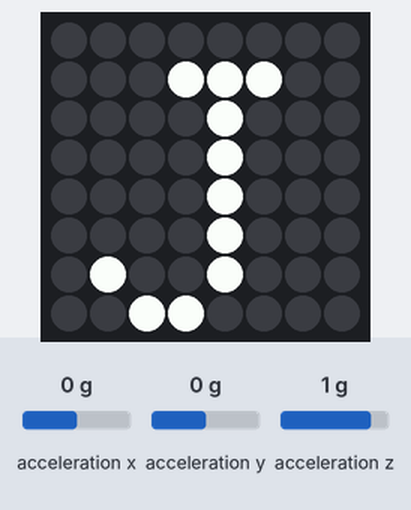
The program below on a simulated Raspberry Pi (BCM pin numbers) with a Sense HAT. Shown: the Sense HAT's 8×8 RGB LED matrix. Inputs (shaded band) come from the test bench; at power-on: acceleration x 0 g, acceleration y 0 g, acceleration z 1 g.

Above: at 1.2 s.
1.3 s: acceleration x set to -1.4 g
At 1.7 s:
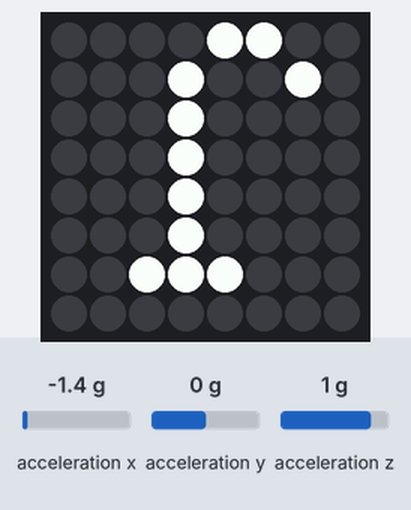
2.8 s: acceleration x set to 0 g
At 4.0 s:
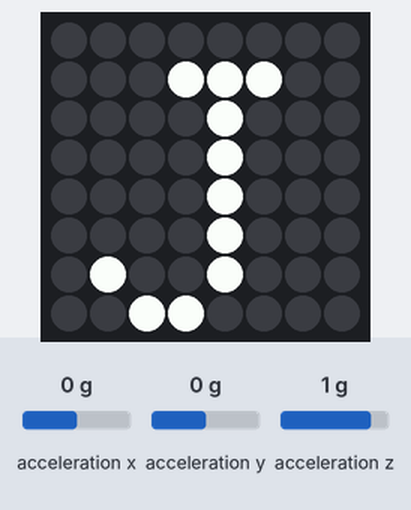
4.3 s: acceleration y set to -1.4 g
At 5.1 s:
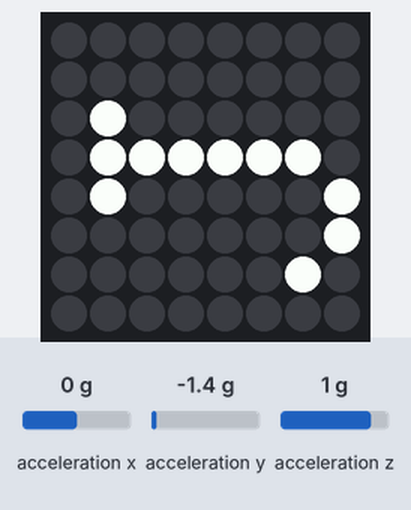
5.8 s: acceleration y set to 0.8 g
At 6.2 s:
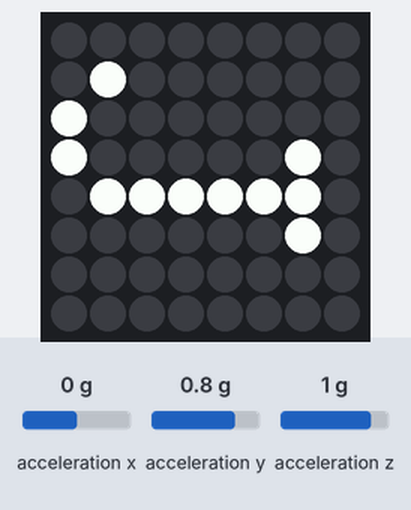
7.3 s: acceleration x set to -0.8 g
At 8.5 s:
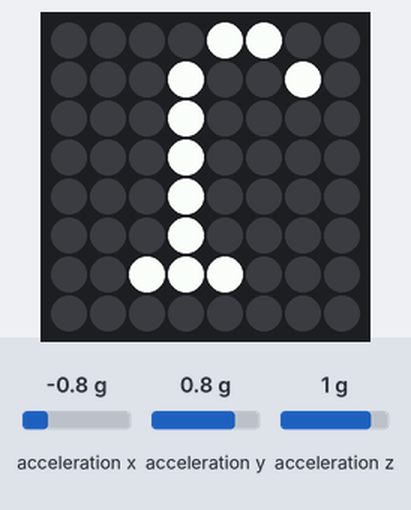
Timing chart, 0 to 9.8 s (numbered marks = the images above; inputs shaded):
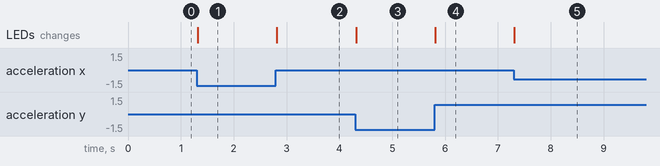

The program:

rot_letter.py
```python
#!/usr/bin/env python

from sense_hat import SenseHat

sense = SenseHat()

sense.show_letter("J")

while True:
    x = sense.get_accelerometer_raw()['x']
    y = sense.get_accelerometer_raw()['y']
    z = sense.get_accelerometer_raw()['z']

    x = round(x, 0)
    y = round(y, 0)

    if x == -1:
        sense.set_rotation(180)
    elif y == 1:
        sense.set_rotation(90)
    elif y == -1:
        sense.set_rotation(270)
    else:
        sense.set_rotation(0)
```

Measured:
- after the input at 1.3 s, the LEDs: change at once (image 1)
- after the input at 2.8 s, the LEDs: change at once (image 2)
- after the input at 4.3 s, the LEDs: change at once (image 3)
- after the input at 5.8 s, the LEDs: change at once (image 4)
- after the input at 7.3 s, the LEDs: change at once (image 5)
